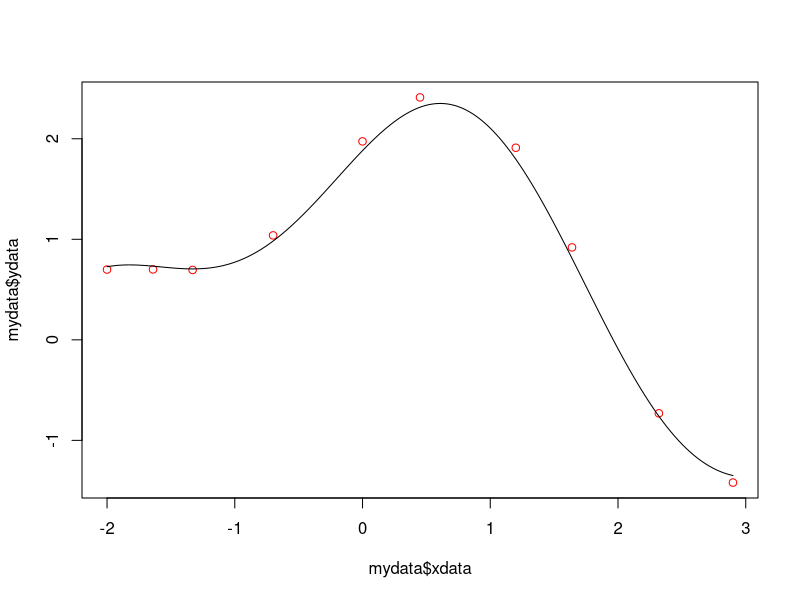

Write the R code that produced this figure.
read.csv("example_data.csv")
mydata = read.csv("example_data.csv")
plot(mydata$xdata,mydata$ydata,col='red')

# some guesses for the parameters.
p1 = 1
p2 = 0.2

# do the fit
fit = nls(ydata ~ p1*cos(p2*xdata) + p2*sin(p1*xdata), data = mydata, start = list(p1=p1,p2=p2))

#Plot the fitted line
new = data.frame(xdata = seq(min(mydata$xdata),max(mydata$xdata),len=200))
lines(new$xdata,predict(fit,newdata=new))